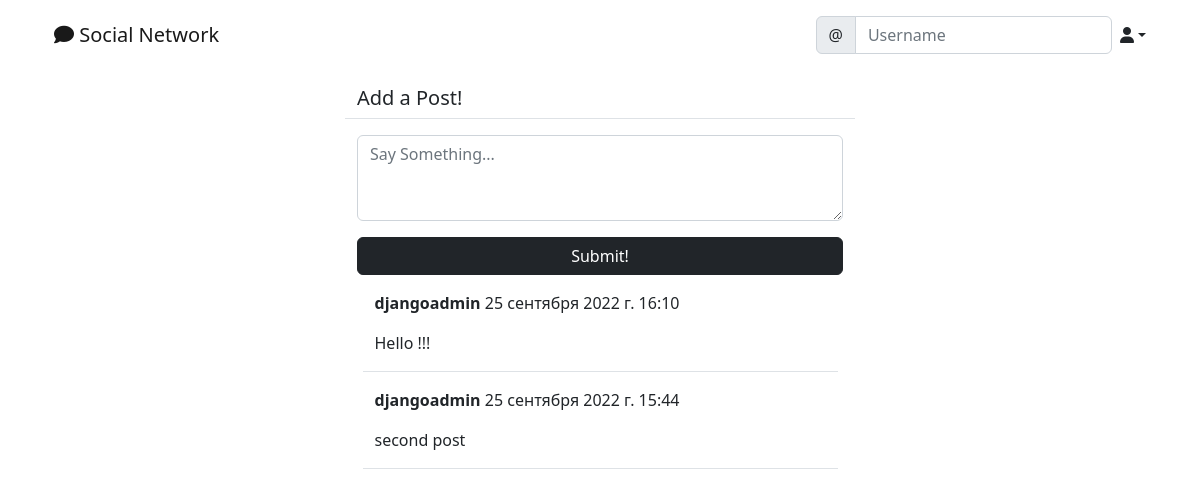
The app's page /social/ (signed in), older data.
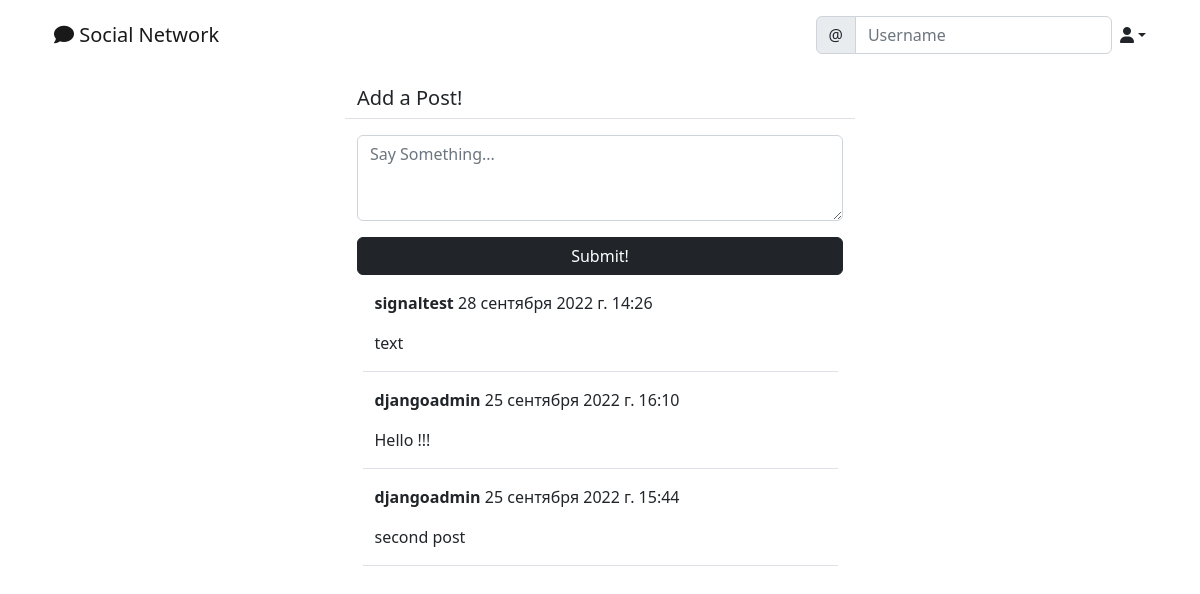
The same page, newer data.
### social/models.py (models this page shows)
class Post(models.Model):
    body = models.TextField()
    created_on = models.DateTimeField(auto_now_add=True)
    author = models.ForeignKey(User, on_delete=models.CASCADE)

### social/views.py (the view, shortened to what this page needs)
# urls.py: path('', PostListView.as_view(), name='post-list'),
class PostListView(LoginRequiredMixin, View):
    def get(self, request, *args, **kwargs):
        posts = Post.objects.all().order_by('-created_on')
        form = PostForm
        context = {
            'post_list':posts,
            'form' : form,
        }
        return render(request, template_name='social/post_list.html', context=context)

### social/templates/social/post_list.html (shortened to what this page needs)
{% extends 'landing/base.html' %}
{% load crispy_forms_tags %}
{% block content %}
<div class="row justify-content-center mt-3">
    <div class="col-md-5 col-sm-12 border-bottom">
        <h5>Add a Post!</h5>
    </div>
</div>
<div class="row justify-content-center mt-3">
    <div class="col-md-5 col-sm-12">
        <form method="POST">
            {{form | crispy}}
            <div class="d-grid gap-2 ">
                <button class="btn tn-outline-dark btn-dark mt-3">Submit!</button>
            </div>
        </form>
    </div>
</div>
<div class="container">
    {% for post in post_list %}
    <div class="row justify-content-center mt-3">
        <div class="col-md-5 col-sm-12 border-bottom position-relative">
            <p><strong>{{ post.author }}</strong> {{post.created_on}}</p>
            <p>{{ post.body }}</p>
        </div>
    </div>
    {% endfor %}
</div>
{% endblock content %}

Row changes from the older to the newer data that the page shows:
added Post: author "signaltest", created_on "28 сентября 2022 г. 14:26", body "text"
